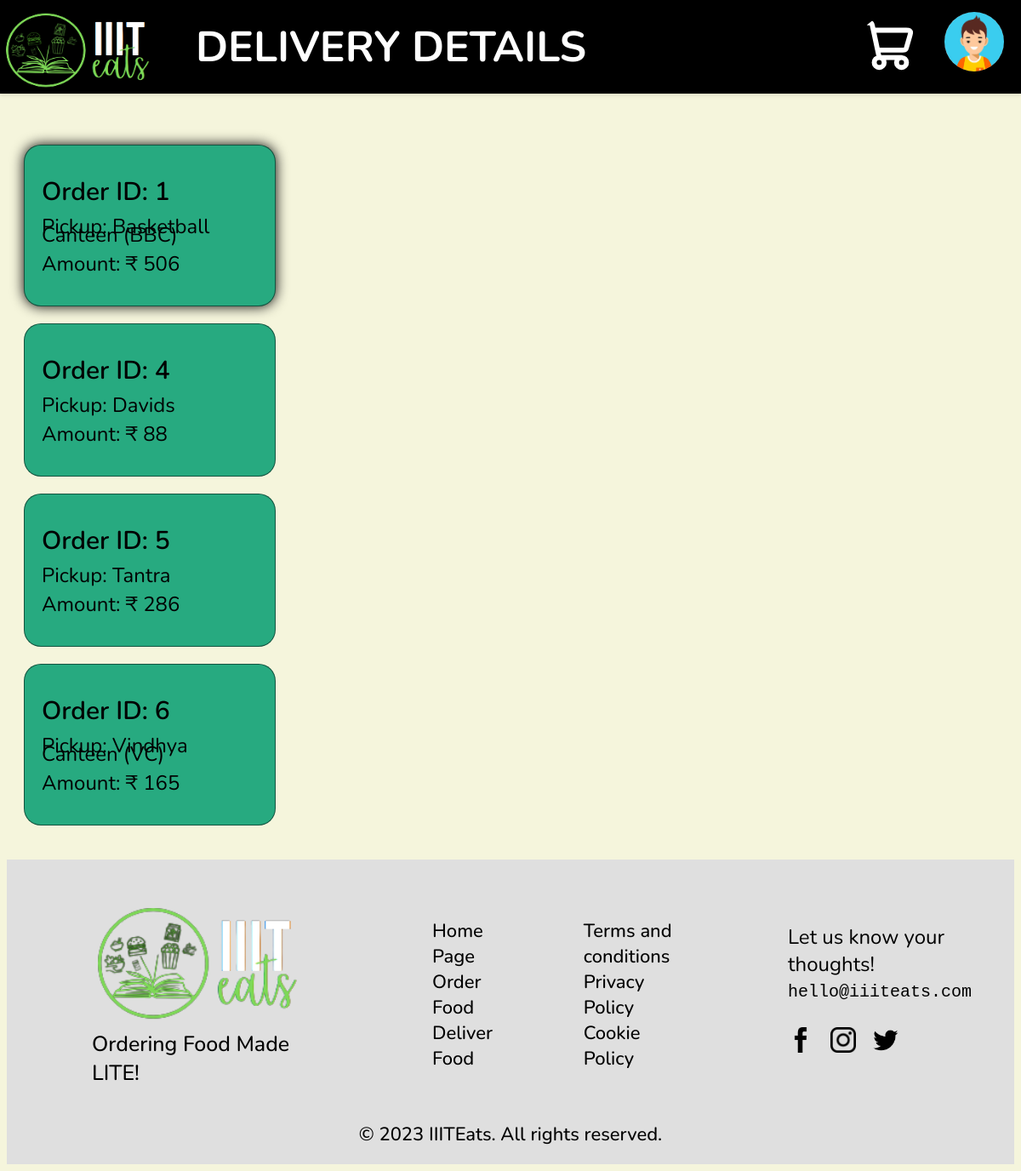
The app's page /yourDeliveries (signed in) with its own data.
### tables this page shows
CREATE TABLE canteens (id INTEGER PRIMARY KEY NOT NULL, name TEXT, landmark TEXT, description TEXT);

CREATE TABLE orders (id INTEGER PRIMARY KEY NOT NULL, customer_id INTEGER, items TEXT, canteen_id INTEGER, order_time INTEGER, amount INTEGER, del_charges INTEGER, total INTEGER, address TEXT, fulfilled INTEGER, FOREIGN KEY(customer_id) REFERENCES users(rollno), FOREIGN KEY(canteen_id) REFERENCES canteen(id));

### main.py (the view)
@app.route('/yourDeliveries', methods=['GET'])
def yourDeliveries():
    user = getUser()
    myConn = sqlite3.connect(DB_NAME)
    myCursor = myConn.cursor()
    myCursor.execute('SELECT * FROM liveOrders WHERE partner_id=?', (user['id'],))
    data = myCursor.fetchall()
    print("LiveOrders",(data))
    orders = []
    for rec in data:
        order = getOrder(rec[2])
        order['id'] = rec[0]
        order['status'] = rec[3]
        order['partner_id'] = rec[4]
        orders.append(order)
    print(orders)
    myConn.close()
    return render_template('delivery-details.html', orders = orders, user = getUser())

### main.py (called while the page is built)
def getUser():
    if not session.get('user'):
        return {'id': 0, 'name': 'Guest', 'phone': 0}
    user = session['user']
    myConn = sqlite3.connect(DB_NAME)
    myCursor = myConn.cursor()
    myCursor.execute('SELECT * FROM users WHERE rollno=?', (user,))
    user = myCursor.fetchone()
    myConn.close()
    usr = {}
    if user is not None :
        usr['id'] = user[0]
        usr['name'] = user[1]
        usr['phone'] = user[4]
    else:
        usr['id'] = 0
        usr['name'] = 'Guest'
        usr['phone'] = 9874563210
    return usr

def getItem(itemID):
    myconn = sqlite3.connect(DB_NAME)
    myCursor = myconn.cursor()
    myCursor.execute('SELECT * FROM items WHERE id=?', (itemID,))
    rec = myCursor.fetchone()
    item = {}
    item['id'] = rec[0]
    item['name'] = rec[1]
    item['price'] = "₹ " + str(rec[2])
    item['canteen_id']= int(rec[3])
    item['non_veg'] = 1 if rec[4] else 0
    myconn.close()
    return item

### templates/delivery-details.html (shortened to what this page needs)
<!DOCTYPE html>
<html>
	<head>
		<link rel="stylesheet" href="../static/css/delivery-details.css" />
		<link rel="stylesheet" href="../static/css/navbar.css" />
		<link rel="stylesheet" href="../static/css/footer.css" />
	</head>
	<body style="background-color: beige">
		<nav
		style="
			display: flex;
			justify-content: space-between;
			align-items: center;
			height: 110px;
			padding: 0 20px;
			background-color: black;
			box-shadow: 0 2px 4px rgba(0, 0, 0, 0.1);
			position: fixed;
			top: 0;
			left: 0;
			right: 0;
			z-index: 999;
		"
	>
	<div class="logo">
		<a href="/" style="text-decoration: none" onclick="playLogoAnimation(event)">
			<img src="../static/assets/logo.png" alt="Logo" />
		</a>
	</div>
		<div class="site-name">DELIVERY DETAILS</div>
		<div class="cart-navbar">
			<a href="cart" style="text-decoration: none">
				<img
					src="../static/assets/cart.svg"
					alt="Cart"
					style="z-index: 700; padding-right: 30px;;"
				/>
			</a>
		</div>
		<div class="profile">
			<img src="../static/assets/user.jpg" class="user-img" alt="Profile" style=" transform: translateY(-20px)" />
		</div>
	</nav>
		<div style="display: flex; flex-direction: row" class="parentDiv">
			<div class="left-div">
				{% for order in orders %}
				<div
					class="delivery-item"
					order="{{order['order_id']}}"
					onclick="openOrder('{{order['order_id']}}')"
				>
					<p
						style="
							font-size: 30px;
							font-weight: 600;
							line-height: 10px;
						"
					>
						Order ID: {{order['order_id']}}
					</p>
					<p
						style="
							font-size: 24px;
							font-weight: 400;
							line-height: 10px;
						"
					>
						Pickup: {{order['canteen_name']}}
					</p>
					<p
						style="
							font-size: 24px;
							font-weight: 400;
							line-height: 10px;
						"
					>
						Amount: ₹ {{order['total']}}
					</p>
				</div>
				{% endfor %}
			</div>
		</div>
		<footer class="footer">
			<div class="footer-main">
				<div class="footer-section footer-section1">
					<img class="footer-logo" src="../static/assets/logo.png" />
					<p class="footer-tagline">Ordering Food Made LITE!</p>
				</div>
				<div class="footer-section">
					<p class="footer-section-mid-item">
						<a href="/">Home Page</a>
					</p>
					<p class="footer-section-mid-item">
						<a href="canteens">Order Food</a>
					</p>
					<p class="footer-section-mid-item">
						<a href="viewDeliveries">Deliver Food</a>
					</p>
				</div>
				<div class="footer-section">
					<p class="footer-section-mid-item">
						<a href="tnc">Terms and conditions</a>
					</p>
					<p class="footer-section-mid-item">
						<a href="privacy">Privacy Policy</a>
					</p>
					<p class="footer-section-mid-item">
						<a href="cookie">Cookie Policy</a>
					</p>
				</div>
				<div class="footer-section footer-section4">
					<div class="footer-section4-text">
						<p class="footer-section4-title">
							Let us know your thoughts!
						</p>
						<p class="footer-section4-contact">
							<a href="mailto://hello@imelody.com"
								>hello@iiiteats.com</a
							>
						</p>
					</div>
					<div class="footer-socials">
						<a href="https://facebook.com/iiiteats" target="_blank">
							<img
								class="footer-socials-item"
								src="../static/assets/social-fb.png"
							/>
						</a>
						<a
							href="https://instagram.com/iiiteats"
							target="_blank"
						>
							<img
								class="footer-socials-item"
								src="../static/assets/social-ig.png"
							/>
						</a>
						<a href="https://twitter.com/iiiteats" target="_blank">
							<img
								class="footer-socials-item"
								src="../static/assets/social-twitter.png"
							/>
						</a>
					</div>
				</div>
			</div>
			<div class="footer-copyright">
				<p>© 2023 IIITEats. All rights reserved.</p>
			</div>
		</footer>
	</body>
</html>

### static/css/delivery-details.css (style rules this page uses)
.left-div { width:25%; padding: 20px; }
.delivery-item { border-radius: 20px; padding: 20px; border: solid 1px rgb(0, 0, 0, 0.5); font-family: Nunito; transition: 300ms all; margin-bottom: 20px; background-color: #27aa80; }

### static/css/navbar.css (style rules this page uses)
.logo img { height: 100px; width: 180px; margin-top: 15px; margin-left:-10%; }
.site-name { justify-content: center; align-items: center; width:1600px; color: white; font-family: Nunito; font-weight: 700; font-size: 50px; padding-left: 30px; }
.cart-navbar { display: flex; align-items: center; position: relative; align-self: right; }
.profile { display: flex; align-items: center; position: relative; transition: opacity 0.5s ease-in-out, transform 0.5s ease-in-out; }
.profile img { height: 70px; width: 70px; border-radius: 50px; z-index: 900; margin-top: 27px; transition: all 0.5s ease; }
.cart-navbar img { height: 70px; width: 70px; border-radius: 50px; z-index: 900; transition: all 0.5s ease; }

### static/css/footer.css (style rules this page uses)
.footer p { color: rgb(0, 0, 0); }
.footer { display: flex; flex-direction: column; width: 100%; align-items: center; padding-bottom: 20px; background-color: rgb(223, 223, 223); font-family: Nunito; }
.footer-main { width: 100%; display: flex; align-items: center; justify-content: space-around; height: fit-content; padding-top: 50px; padding-bottom: 40px; }
.footer-section { display: flex; flex-direction: column; align-items: center; justify-content: center; padding-left: 50px; padding-right: 50px; }
.footer-section1 { padding-left: 100px; padding-right: 100px; }
.footer-logo { width: 250px; max-width: 500; }
.footer-tagline { font-family: Nunito; font-weight: 500; font-size: 25px; margin: 0; padding: 0; align-self: flex-start; }
.footer-section-mid-item { font-family: Nunito; font-weight: 500; font-size: 22px; margin: 0; padding: 0; align-self: flex-start; }
.footer-section4 { align-items: flex-start; }
.footer-section4-text { align-self: flex-start; margin-left: 10px; }
.footer-section4-title { font-family: Nunito; font-size: 24px; margin: 0px; padding: 0px; }
.footer-section4-contact { font-family: monospace; font-size: 20px; margin-top: 5px; font-weight: 500; }
.footer-socials { display: flex; align-items: center; justify-content: center; }
.footer-socials-item { width: 30px; height: 30px; margin: 10px; }
.footer-socials-item a, .footer-section4-contact a, .footer-section a { color: inherit; text-decoration: inherit; }
.footer-copyright p { font-family: Nunito; font-size: 22px; font-weight: 500; margin: 0; padding: 0; text-align: center; }

### records on screen
canteens: canteen_name "Basketball Canteen (BBC)"
orders: total "506"
canteens: canteen_name "Davids"
canteens: canteen_name "Tantra"
orders: total "286"
canteens: canteen_name "Vindhya Canteen (VC)"

### other values on screen
{{ order['order_id'] }} "1" "4" "5" "6"
{{ order['total'] }} "88" "165"
